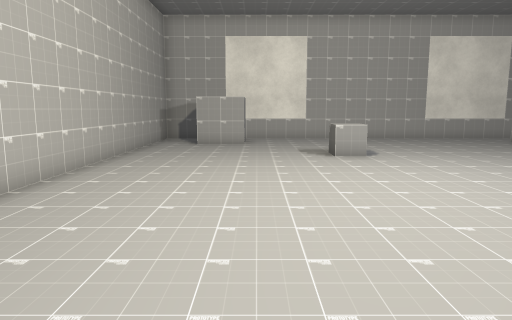
[1] (above)

14 first-person views from a walk through a Unity game level. The camera is 1.5 m above the floor, tilts 8° down and sees 70° across. The floor is counted in squares, 1 m on a side. Each view is taken from the middle of a square. On the plan, view 1 faces up. The plan holds only what a view shows up to about 16 squares ahead; the rest is blank. Some surface patterns are stand-ins.

[2]
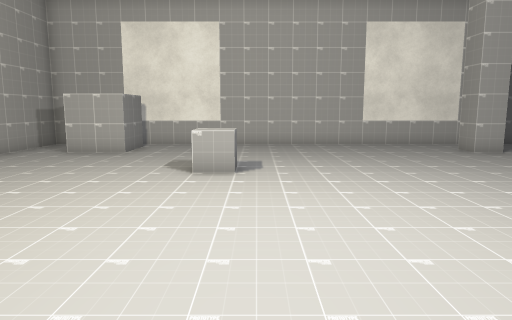

[3]
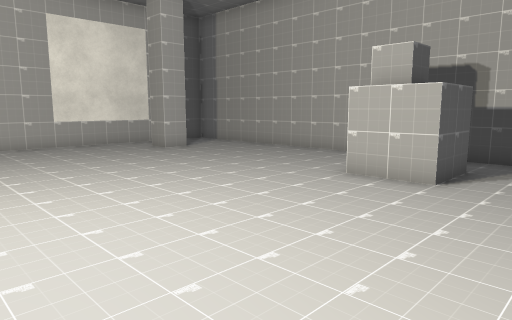

[4]
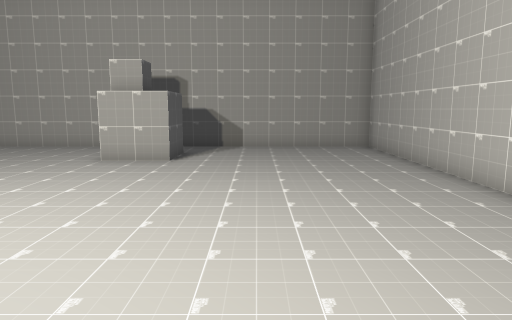

[5]
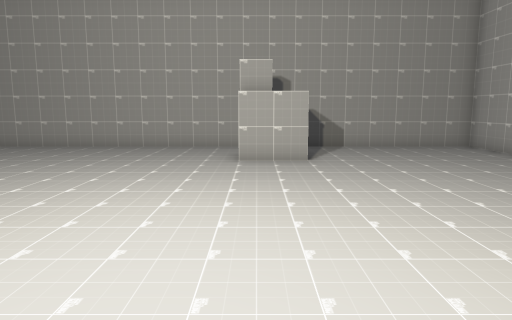

[6]
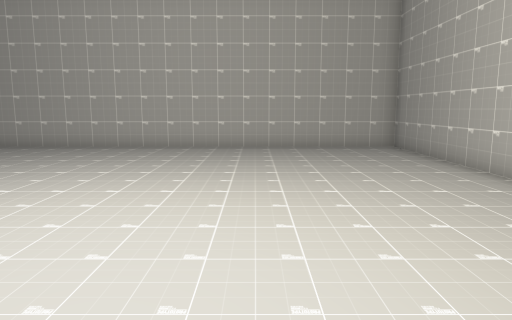

[7]
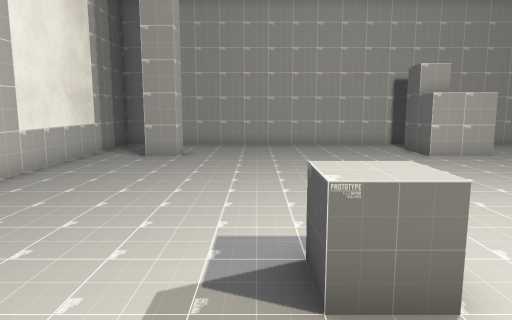

[8]
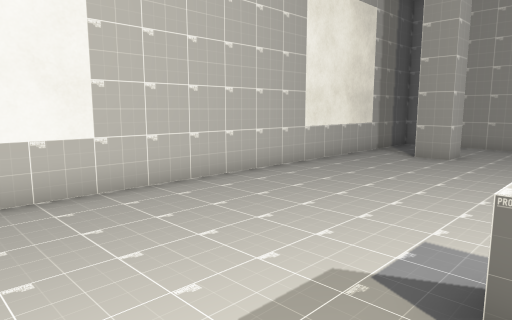

[9]
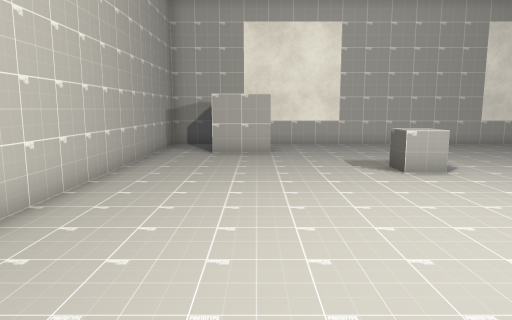

[10]
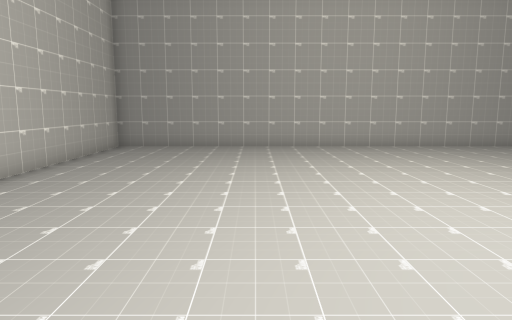

[11]
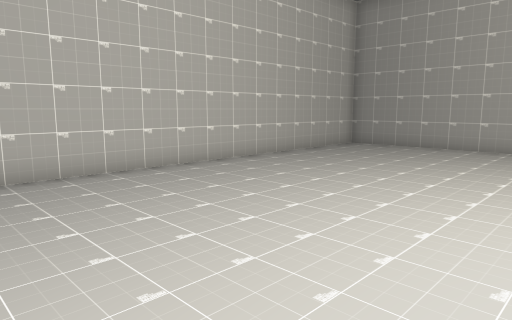

[12]
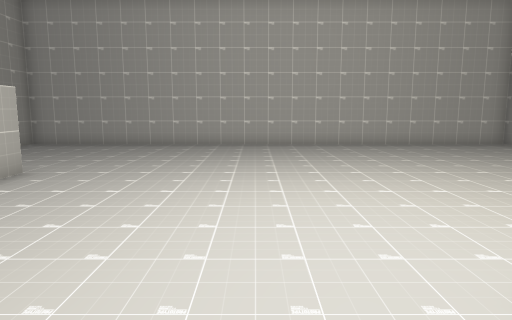

[13]
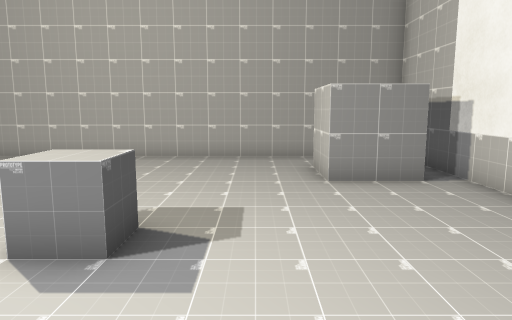

[14]
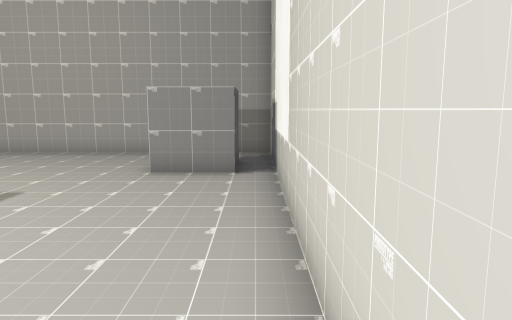

### Floor plan
Points are (right, up) in squares from view 1. A wall is a line through its corners. A room is listed if a view was taken in it or the views show most of it. See-through windows are left out.
Room 1 (views 1, 2, 3, 4, 5, 6, 7, 8, 9, 10, 11, 12, 13, 14)
walls: (13.6, 5.5) (11.5, 5.5) (11.5, 7.5) (13.5, 7.5); (15.5, 6.6) (15.5, 17.1); (12.6, 15.5) (11.5, 15.5) (11.5, 16.5); (-0.5, 17.5) (-0.5, 15.5) (-2.5, 15.5); (-4.5, 15.5) (-4.5, -1.5) (15.5, -1.5) (15.5, 6.1); (15.5, 17.6) (15.5, 18.5) (-0.5, 18.5)
low walls: (3.5, 11.5) (2.5, 11.5) (2.5, 12.5) (3.5, 12.5) (3.5, 11.5)
ways out: opening at (-3.5, 16.5) to room 2; opening at (-1.5, 18) to room 2
Room 2 (no view inside)
walls: (-2.5, 17.5) (-0.5, 17.5); (-0.5, 18.5) (-4.5, 18.5) (-4.5, 15.5)
ways out: opening at (-3.5, 16.5) to room 1; opening at (-1.5, 18) to room 1

Where each view was taken, in squares from view 1:
view 1: 0 up, 0 right, facing up
view 2: 3 up, 4 right, facing up
view 3: 3 up, 4 right, facing up-right
view 4: 3 up, 1 right, facing right
view 5: 7 up, 1 right, facing right
view 6: 13 up, 1 right, facing down
view 7: 13 up, 0 right, facing right
view 8: 12 up, 0 right, facing up-right
view 9: 3 up, 1 left, facing up
view 10: 4 up, 10 right, facing left
view 11: 7 up, 10 right, facing down-left
view 12: 14 up, 6 right, facing down
view 13: 14 up, 7 right, facing left
view 14: 18 up, 8 right, facing left
